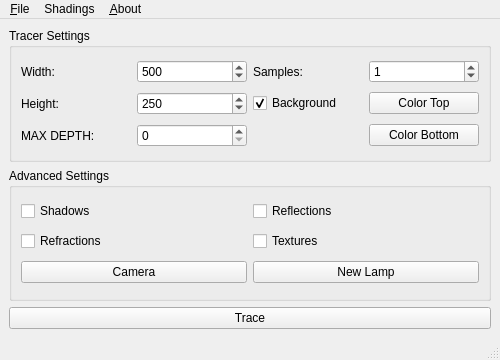
<?xml version="1.0" encoding="UTF-8"?>
<ui version="4.0">
 <class>Main</class>
 <widget class="QMainWindow" name="Main">
  <property name="geometry">
   <rect>
    <x>0</x>
    <y>0</y>
    <width>500</width>
    <height>360</height>
   </rect>
  </property>
  <property name="windowTitle">
   <string>MainWindow</string>
  </property>
  <widget class="QWidget" name="centralwidget">
   <layout class="QVBoxLayout" name="verticalLayout">
    <item>
     <widget class="QGroupBox" name="groupBox">
      <property name="title">
       <string>Tracer Settings</string>
      </property>
      <layout class="QGridLayout" name="gridLayout_2">
       <item row="0" column="1">
        <widget class="QSpinBox" name="valWidth">
         <property name="minimum">
          <number>0</number>
         </property>
         <property name="maximum">
          <number>1000</number>
         </property>
         <property name="value">
          <number>500</number>
         </property>
        </widget>
       </item>
       <item row="1" column="2">
        <widget class="QCheckBox" name="backGround">
         <property name="text">
          <string>Background</string>
         </property>
         <property name="checked">
          <bool>true</bool>
         </property>
        </widget>
       </item>
       <item row="0" column="2">
        <widget class="QLabel" name="label_2">
         <property name="text">
          <string>Samples:</string>
         </property>
        </widget>
       </item>
       <item row="0" column="3">
        <widget class="QSpinBox" name="valSamples">
         <property name="maximum">
          <number>1000</number>
         </property>
         <property name="value">
          <number>1</number>
         </property>
        </widget>
       </item>
       <item row="1" column="0">
        <widget class="QLabel" name="label_5">
         <property name="text">
          <string>Height:</string>
         </property>
        </widget>
       </item>
       <item row="0" column="0">
        <widget class="QLabel" name="label_4">
         <property name="text">
          <string>Width:</string>
         </property>
        </widget>
       </item>
       <item row="1" column="1">
        <widget class="QSpinBox" name="valHeight">
         <property name="maximum">
          <number>5000</number>
         </property>
         <property name="value">
          <number>250</number>
         </property>
        </widget>
       </item>
       <item row="1" column="3">
        <widget class="QPushButton" name="ColorTop">
         <property name="text">
          <string>Color Top</string>
         </property>
        </widget>
       </item>
       <item row="2" column="3">
        <widget class="QPushButton" name="ColorBottom">
         <property name="text">
          <string>Color Bottom</string>
         </property>
        </widget>
       </item>
       <item row="2" column="0">
        <widget class="QLabel" name="label">
         <property name="text">
          <string>MAX DEPTH:</string>
         </property>
        </widget>
       </item>
       <item row="2" column="1">
        <widget class="QSpinBox" name="valMaxDepth"/>
       </item>
      </layout>
     </widget>
    </item>
    <item>
     <widget class="QGroupBox" name="groupBox_2">
      <property name="title">
       <string>Advanced Settings</string>
      </property>
      <layout class="QGridLayout" name="gridLayout_3">
       <item row="0" column="0">
        <widget class="QCheckBox" name="valShadows">
         <property name="text">
          <string>Shadows</string>
         </property>
         <property name="checked">
          <bool>false</bool>
         </property>
        </widget>
       </item>
       <item row="1" column="0">
        <widget class="QCheckBox" name="valRefractions">
         <property name="text">
          <string>Refractions</string>
         </property>
        </widget>
       </item>
       <item row="13" column="0">
        <widget class="QPushButton" name="buttonCamera">
         <property name="text">
          <string>Camera</string>
         </property>
        </widget>
       </item>
       <item row="0" column="1">
        <widget class="QCheckBox" name="valReflections">
         <property name="text">
          <string>Reflections</string>
         </property>
         <property name="checked">
          <bool>false</bool>
         </property>
        </widget>
       </item>
       <item row="1" column="1">
        <widget class="QCheckBox" name="valTextures">
         <property name="text">
          <string>Textures</string>
         </property>
        </widget>
       </item>
       <item row="13" column="1">
        <widget class="QPushButton" name="lampButton">
         <property name="text">
          <string>New Lamp</string>
         </property>
        </widget>
       </item>
      </layout>
     </widget>
    </item>
    <item>
     <widget class="QPushButton" name="buttonTrace">
      <property name="text">
       <string>Trace</string>
      </property>
     </widget>
    </item>
   </layout>
  </widget>
  <widget class="QMenuBar" name="menubar">
   <property name="geometry">
    <rect>
     <x>0</x>
     <y>0</y>
     <width>500</width>
     <height>22</height>
    </rect>
   </property>
   <widget class="QMenu" name="menuFile">
    <property name="title">
     <string>&amp;File</string>
    </property>
    <addaction name="actionNew_Sphere"/>
    <addaction name="actionNew_Triangle"/>
    <addaction name="actionNew_Box"/>
    <addaction name="actionNew_Mesh"/>
    <addaction name="actionGenerate_Scene"/>
    <addaction name="actionTracing_Settings"/>
    <addaction name="actionOpen_Virtual_Scene"/>
    <addaction name="actionOpen_Data"/>
    <addaction name="separator"/>
    <addaction name="actionSave"/>
    <addaction name="actionStart_and_Save_Animation"/>
    <addaction name="separator"/>
    <addaction name="actionQuit"/>
   </widget>
   <widget class="QMenu" name="menuAbout">
    <property name="title">
     <string>&amp;About</string>
    </property>
    <addaction name="actionAbout"/>
   </widget>
   <widget class="QMenu" name="menuShadings">
    <property name="title">
     <string>Shadings</string>
    </property>
    <addaction name="actionColor_Shading"/>
    <addaction name="actionDepth_Shading"/>
    <addaction name="actionNormal_Shading"/>
    <addaction name="actionPhong_Shading"/>
    <addaction name="actionBlinn_Phong"/>
    <addaction name="separator"/>
    <addaction name="actionCell_Shading"/>
    <addaction name="actionGooch_Shading"/>
   </widget>
   <addaction name="menuFile"/>
   <addaction name="menuShadings"/>
   <addaction name="menuAbout"/>
  </widget>
  <widget class="QStatusBar" name="statusbar"/>
  <action name="actionAbout">
   <property name="text">
    <string>&amp;About</string>
   </property>
  </action>
  <action name="actionSave">
   <property name="text">
    <string>&amp;Save Frame as an Image</string>
   </property>
  </action>
  <action name="actionQuit">
   <property name="text">
    <string>&amp;Quit</string>
   </property>
  </action>
  <action name="actionGenerate_Scene">
   <property name="text">
    <string>Simulated Scene</string>
   </property>
  </action>
  <action name="actionTracing_Settings">
   <property name="text">
    <string>Load SetUp</string>
   </property>
  </action>
  <action name="actionOpen_Data">
   <property name="text">
    <string>Open Data File</string>
   </property>
  </action>
  <action name="actionStart_and_Save_Animation">
   <property name="text">
    <string>Start and Save Animation</string>
   </property>
  </action>
  <action name="actionOpen_Virtual_Scene">
   <property name="text">
    <string>Open Virtual Scene</string>
   </property>
  </action>
  <action name="actionDepth_Shading">
   <property name="text">
    <string>Depth Shading</string>
   </property>
  </action>
  <action name="actionNormal_Shading">
   <property name="text">
    <string>Normal Shading</string>
   </property>
  </action>
  <action name="actionPhong_Shading">
   <property name="text">
    <string>Phong</string>
   </property>
  </action>
  <action name="actionBlinn_Phong">
   <property name="text">
    <string>Blinn-Phong</string>
   </property>
  </action>
  <action name="actionCell_Shading">
   <property name="text">
    <string>Cell Shading</string>
   </property>
  </action>
  <action name="actionGooch_Shading">
   <property name="text">
    <string>Gooch Shading</string>
   </property>
  </action>
  <action name="actionColor_Shading">
   <property name="text">
    <string>Color Shading</string>
   </property>
  </action>
  <action name="actionNew_Sphere">
   <property name="text">
    <string>New Sphere</string>
   </property>
  </action>
  <action name="actionNew_Triangle">
   <property name="text">
    <string>New Triangle</string>
   </property>
   <property name="toolTip">
    <string>New Triangle</string>
   </property>
  </action>
  <action name="actionNew_Box">
   <property name="text">
    <string>New Box</string>
   </property>
   <property name="toolTip">
    <string>New Box</string>
   </property>
  </action>
  <action name="actionNew_Mesh">
   <property name="text">
    <string>New Mesh</string>
   </property>
   <property name="toolTip">
    <string>New Mesh</string>
   </property>
  </action>
 </widget>
 <tabstops>
  <tabstop>valWidth</tabstop>
  <tabstop>valHeight</tabstop>
  <tabstop>valSamples</tabstop>
  <tabstop>backGround</tabstop>
  <tabstop>ColorTop</tabstop>
  <tabstop>ColorBottom</tabstop>
  <tabstop>valShadows</tabstop>
  <tabstop>valRefractions</tabstop>
  <tabstop>valReflections</tabstop>
  <tabstop>valTextures</tabstop>
  <tabstop>buttonCamera</tabstop>
  <tabstop>lampButton</tabstop>
  <tabstop>buttonTrace</tabstop>
 </tabstops>
 <resources/>
 <connections/>
</ui>
